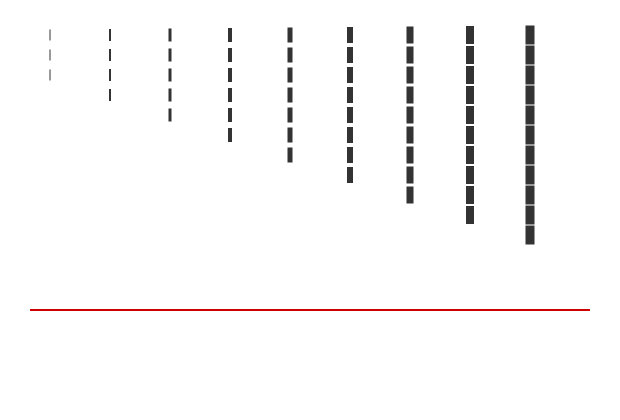

Here is the Vega-Lite specification saved for this chart:
### Vega specification from a JSON file in a GitHub repository (floating-point values rounded to 4 significant figures)
{"$schema": "https://vega.github.io/schema/vega/v6.json", "width": 300, "height": 200, "padding": 5, "marks": [{"type": "rule", "from": {"data": "t"}, "encode": {"update": {"x": {"field": "x"}, "y": {"value": 10}, "y2": {"field": "y2"}, "stroke": {"value": "#333"}, "strokeWidth": {"field": "sw"}, "strokeDash": {"value": [5, 5]}, "strokeCap": {"value": "square"}}}}, {"type": "rule", "encode": {"update": {"x": {"value": 10}, "x2": {"value": 290}, "y": {"value": 150}, "stroke": {"value": "#c00"}}}}, {"type": "rule", "encode": {"update": {"x": {"value": 10}, "y": {"value": 170}, "stroke": {"value": "#00c"}, "strokeWidth": {"value": 3}}}}, {"type": "rule", "encode": {"update": {"x": {"value": 50}, "y": {"value": 170}, "x2": {"value": 90}, "y2": {"value": 190}, "stroke": {"value": "#0c0"}, "opacity": {"value": 0}, "strokeWidth": {"value": 3}}}}], "data": [{"name": "t", "values": [{"x": 20, "y2": 40, "sw": 0.5}, {"x": 50, "y2": 50, "sw": 1.0}, {"x": 80, "y2": 60, "sw": 1.5}, {"x": 110, "y2": 70, "sw": 2.0}, {"x": 140, "y2": 80, "sw": 2.5}, {"x": 170, "y2": 90, "sw": 3.0}, {"x": 200, "y2": 100, "sw": 3.5}, {"x": 230, "y2": 110, "sw": 4.0}, {"x": 260, "y2": 120, "sw": 4.5}]}]}
